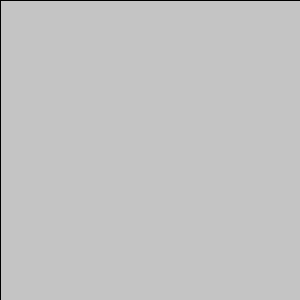
Frame 1 (no input)
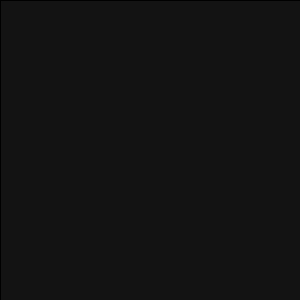
Frame 60 (the mouse pressed at the canvas centre just before this capture)
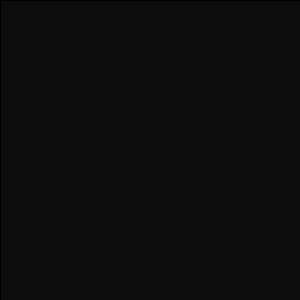
Frame 120 (the mouse held since frame 60 and released just before this capture)

The Processing sketch that drew these frames (run headless with seeded random() and noise(); from frame 60 on, the mouse is pressed at the canvas centre):

// Processing sketch: processing_73139
// ── processing_73139.pde

//Abby Zhang mod 4,5 CP1
//http://abbyzhang.webs.com/

int x, y;
void setup()
{
  size(300,300);
}
void draw()
{
  stroke(0);
  fill(0,0,0,10);
  rect(0,0,300,300);
}  
void mouseDragged()
{
   stroke(15,250,60);
  line(mouseX,50-mouseY,50-pmouseX,pmouseY);
    stroke(15,67,250);
  line(mouseX,100-mouseY,100-pmouseX,pmouseY);
   stroke(255);
  line(mouseX,300-mouseY,300-pmouseX,pmouseY);
  stroke(226,15,250);
 line(mouseX,mouseY,20,20);
 stroke(159,15,250);
 ellipse(300-mouseX,mouseY,50,50);
 stroke(51,39,162);
 ellipse(mouseX,300-mouseY,50,50);
 y=y+20;
}
